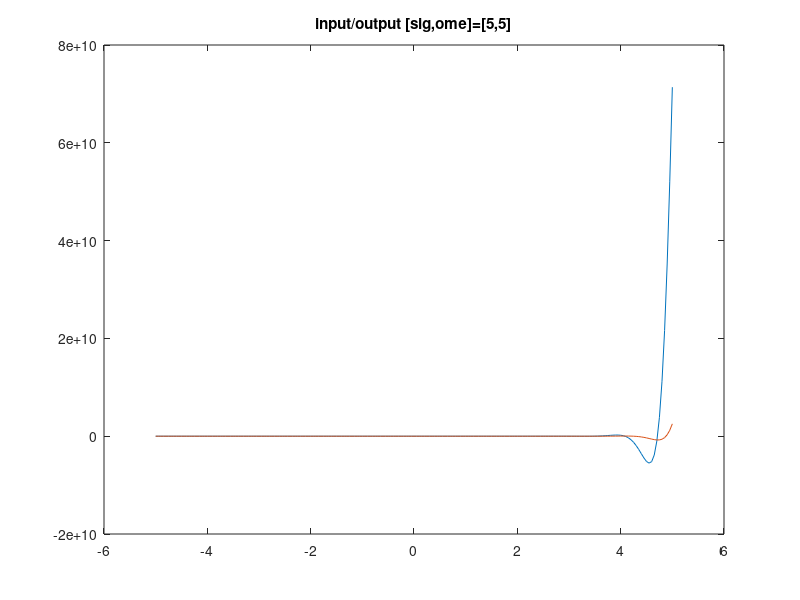

The MATLAB script that drew this image:
% GPLANE.M
% G plane analysis of the response of a second order system to damped
% sinusoid inputs.

t=-5:0.05:5;

ome=input('omega(input)= ');
sig=input('sigma(input)= ');

z=input('zeta(plant)= ');
wn=input('Wn(plant)= ');

s=sig+ome*i;

in0=exp(sig*t).*sin(ome*t);
in1=0.5*(exp(s*t) + exp(conj(s)*t));

den=[1 2*z*wn wn^2] / wn^2;
F=1/polyval(den,s);

mag=abs(F);
phi=angle(F);

ou0=mag*exp(sig*t).*sin(ome*t+phi);
ou1=0.5*(exp(s*t)/polyval(den,s)+exp(conj(s)*t)/polyval(den,conj(s)));

plot(t,in0,t,ou0);
pause
plot(t,in1,t,ou1);
title(['input/output [sig,ome]=[',num2str(sig),',',num2str(ome),']']);
